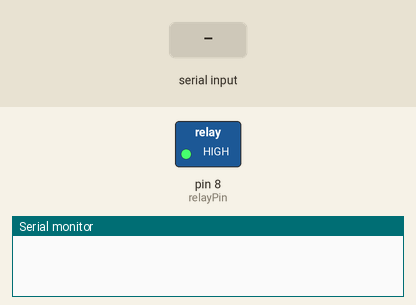
Bench run of a sketch on a simulated Arduino Uno, built with avr-gcc and run on an emulated ATmega328P. Parts: switched loads named in the sketch (green lamp = pin HIGH), the last lines printed to the serial monitor. The test bench sets the inputs (shaded band).

Above: at 1.2 s.
1.3 s: "90,45,200\n" received over the second serial link
At 1.6 s:
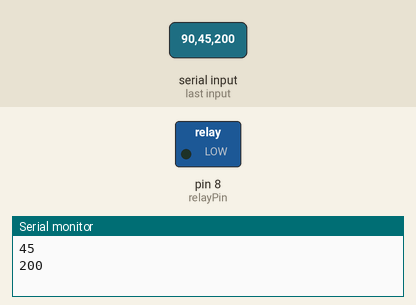
2.8 s: "30,150,10\n" received over the second serial link
At 3.9 s:
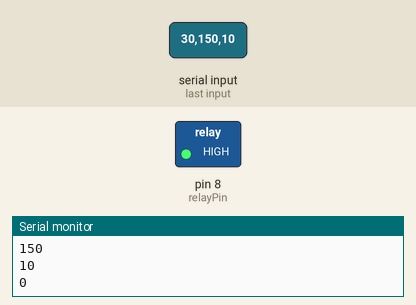
4.3 s: "90,45\n" received over the second serial link
At 5.0 s:
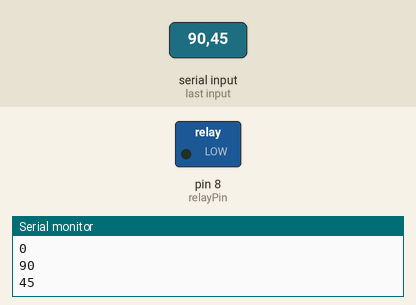
Timing chart, 0 to 7.3 s (numbered marks = the images above; inputs shaded):
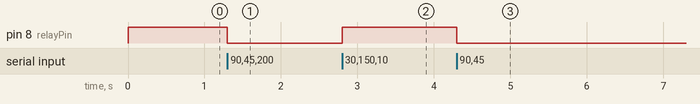

The sketch:

iLifest_Socket_ArduinoUno.ino
```cpp
#include <SoftwareSerial.h>

SoftwareSerial ArduinoUno(3, 2); // RX | TX
const int relayPin = 8;                 // 繼電器(Relay)
int relayState = 0;
int electricDeviceID;
void setup() {
   digitalWrite(relayPin, HIGH);
  Serial.begin(9600);
  ArduinoUno.begin(4800);
  pinMode(relayPin, OUTPUT);             // 把 relayPin 設置成 OUTPUT
}

void loop() {
  electricDeviceID = ArduinoUno.parseInt();
  if(ArduinoUno.available()) {
     execute();
  }
}

void execute() {
  if(electricDeviceID == 10) {
      do {
        digitalWrite(relayPin, HIGH);
        electricDeviceID = ArduinoUno.parseInt();
        Serial.println(electricDeviceID);
      }while(electricDeviceID == 10 || electricDeviceID == 0);
    }
    else {
      do {
        digitalWrite(relayPin, LOW);
        electricDeviceID = ArduinoUno.parseInt();
        Serial.println(electricDeviceID);
      }while(electricDeviceID == 11 || electricDeviceID == 0);
    }
    execute();
}
```

Measured:
- after the input at 1.3 s, pin 8 (relayPin): HIGH → LOW at once
- after the input at 2.8 s, pin 8 (relayPin): LOW → HIGH at once
- after the input at 4.3 s, pin 8 (relayPin): HIGH → LOW at once
